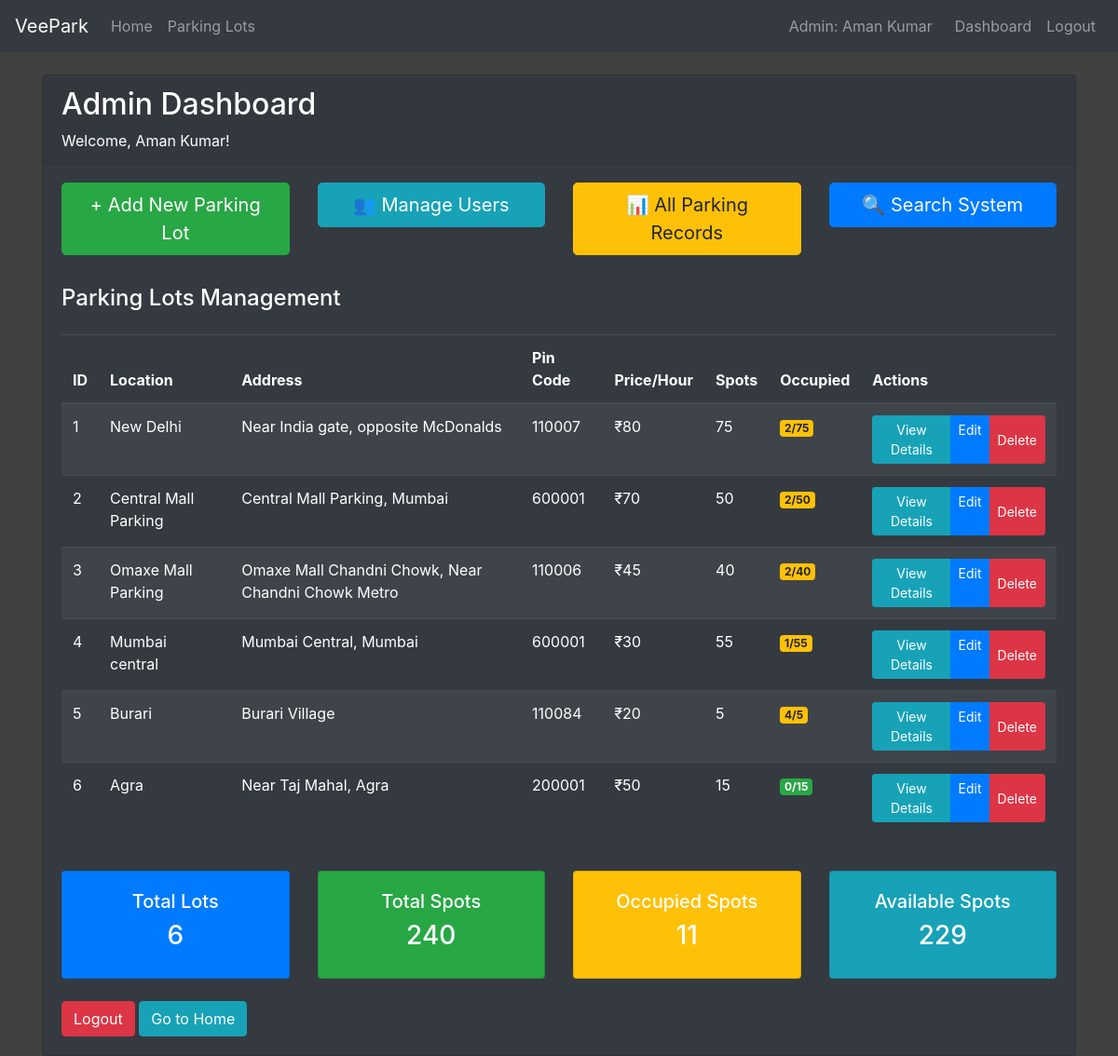
The app's page /admin/dashboard (signed in), older data.
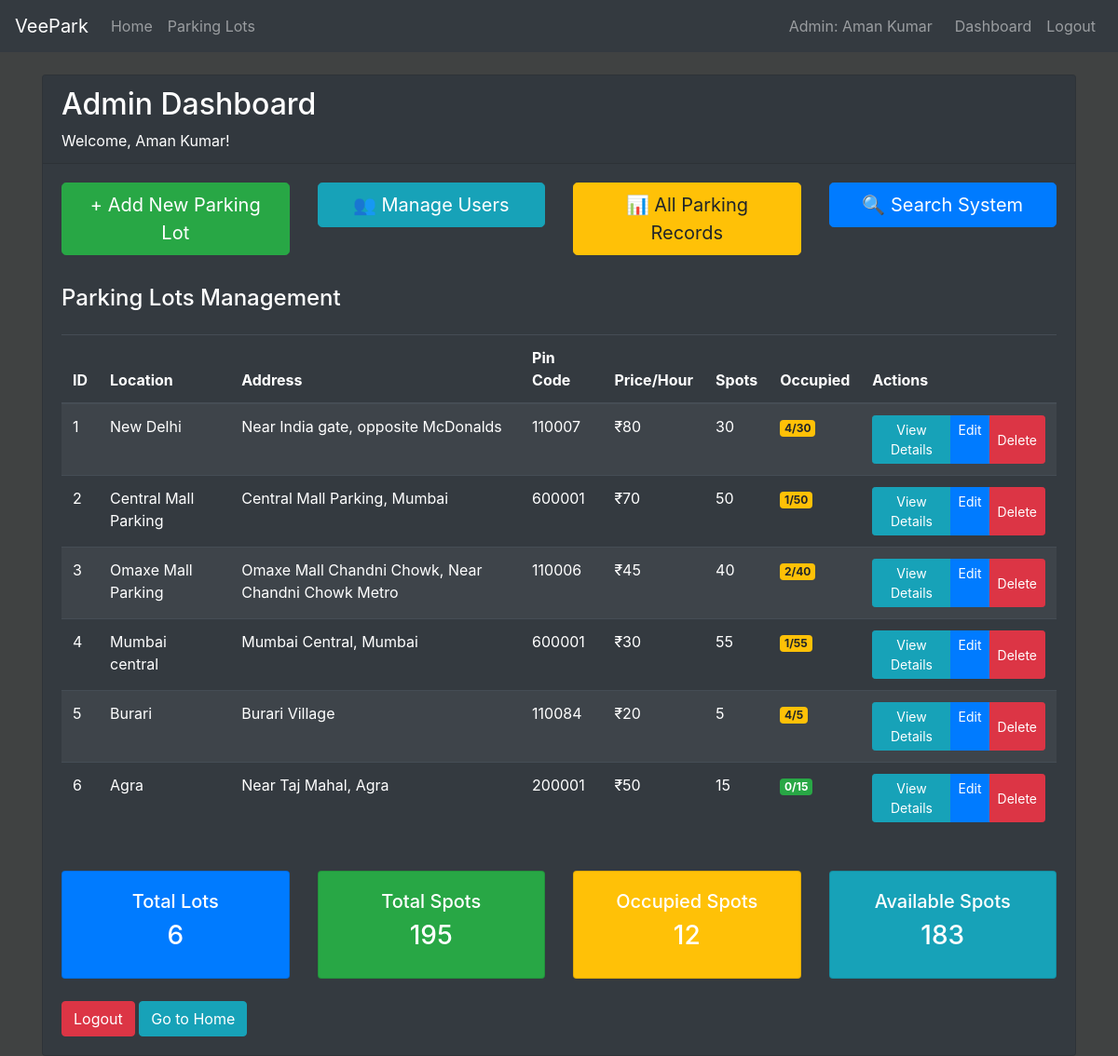
The same page, newer data.
### models/models.py (models this page shows, shortened)
class ParkingLot(db.Model):
    __tablename__ = 'parking_lot'
    id=db.Column(db.Integer(), primary_key=True)
    location = db.Column(db.String(50), nullable=False)
    pincode=db.Column(db.Integer(), nullable=False)
    price=db.Column(db.Integer(), nullable=False)
    maxSpots=db.Column(db.Integer(), nullable=False)
    address=db.Column(db.String(200), nullable=False)
    occupied=db.Column(db.Integer(), default=0)
    parking_spots = db.relationship('ParkingSpot', backref='parking_lot', lazy=True)

### controllers/controllers.py (the view)
@controllers.route('/admin/dashboard')
def admin_dashboard():
    if not session.get('user_id') or session.get('user_role') != 'admin':
        flash('Access denied. Admin login required.', 'danger')
        return redirect(url_for('controllers.admin_login'))
    parking_lots = ParkingLot.query.all()
    return render_template('admin_dashboard.html', parking_lots=parking_lots)

### templates/admin_dashboard.html (shortened to what the changed rows need)
{% extends 'index.html' %}
{% block content %}
<div class="container mt-4">
    <div class="row">
        <div class="col-12">
            <div class="card bg-dark text-white">
                <div class="card-header">
                    <h2>Admin Dashboard</h2>
                </div>
                <div class="card-body">
                    <div class="row mb-4">
                        <div class="col-12">
                            {% if parking_lots %}
                                <div class="table-responsive">
                                    <table class="table table-dark table-striped">
                                        <thead>
                                            <tr>
                                                <th>ID</th>
                                                <th>Location</th>
                                                <th>Address</th>
                                                <th>Pin Code</th>
                                                <th>Price/Hour</th>
                                                <th>Spots</th>
                                                <th>Occupied</th>
                                                <th>Actions</th>
                                            </tr>
                                        </thead>
                                        <tbody>
                                            {% for lot in parking_lots %}
                                            <tr>
                                                <td>{{ lot.id }}</td>
                                                <td>{{ lot.location }}</td>
                                                <td>{{ lot.address[:50] }}{% if lot.address|length > 50 %}...{% endif %}</td>
                                                <td>{{ lot.pincode }}</td>
                                                <td>₹{{ lot.price }}</td>
                                                <td>{{ lot.maxSpots }}</td>
                                                <td>
                                                    <span class="badge badge-{% if lot.occupied > 0 %}warning{% else %}success{% endif %}">
                                                        {{ lot.occupied }}/{{ lot.maxSpots }}
                                                    </span>
                                                </td>
                                                <td>
                                                    <div class="btn-group" role="group">
                                                        <a href="{{ url_for('controllers.view_parking_lot_details', lot_id=lot.id) }}"
                                                           class="btn btn-sm btn-info">View Details</a>
                                                        <a href="{{ url_for('controllers.edit_parking_lot', lot_id=lot.id) }}"
                                                           class="btn btn-sm btn-primary">Edit</a>
                                                        <button type="button" class="btn btn-sm btn-danger"
                                                                onclick="confirmDelete({{ lot.id }}, '{{ lot.location }}')">
                                                            Delete
                                                        </button>
                                                    </div>
                                                </td>
                                            </tr>
                                            {% endfor %}
                                        </tbody>
                                    </table>
                                </div>
                            {% else %}
                                <div class="alert alert-info">
                                    <h5>No Parking Lots Found</h5>
                                    <p>Start by adding your first parking lot using the "Add New Parking Lot" button.</p>
                                </div>
                            {% endif %}
                        </div>
                    </div>
                    <div class="row">
                        <div class="col-md-3">
                            <div class="card bg-success text-white">
                                <div class="card-body text-center">
                                    <h5>Total Spots</h5>
                                    <h3>{{ parking_lots|sum(attribute='maxSpots') }}</h3>
                                </div>
                            </div>
                        </div>
                        <div class="col-md-3">
                            <div class="card bg-warning text-white">
                                <div class="card-body text-center">
                                    <h5>Occupied Spots</h5>
                                    <h3>{{ parking_lots|sum(attribute='occupied') }}</h3>
                                </div>
                            </div>
                        </div>
                        <div class="col-md-3">
                            <div class="card bg-info text-white">
                                <div class="card-body text-center">
                                    <h5>Available Spots</h5>
                                    <h3>{{ (parking_lots|sum(attribute='maxSpots')) - (parking_lots|sum(attribute='occupied')) }}</h3>
                                </div>
                            </div>
                        </div>
                    </div>
                </div>
            </div>
        </div>
    </div>
</div>
{% endblock %}

Row changes from the older to the newer data that the page shows:
changed ParkingLot "New Delhi": maxSpots "75" → "30"; occupied "2" → "4"
changed ParkingLot "Central Mall Parking": occupied "2" → "1"
Text that changed along with them:
{{ parking_lots|sum(attribute='maxSpots') }}: "240" → "195"
{{ parking_lots|sum(attribute='occupied') }}: "11" → "12"
text no longer shown: "229"
text now shown: "183"
